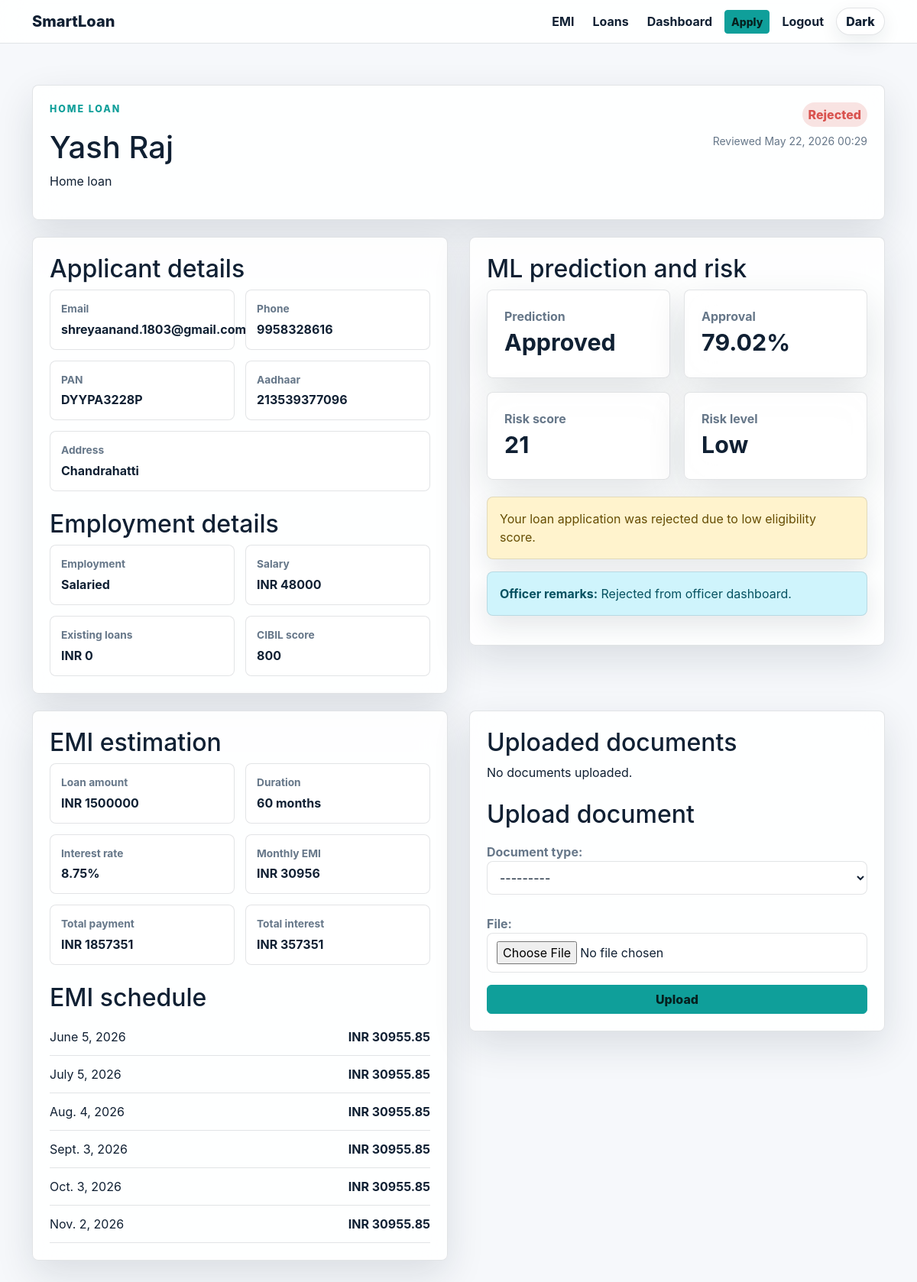
Screenshot of /loans/1/ (signed in) with the database file from the repository.
### api/models.py (models this page shows, shortened)
class LoanApplication(models.Model):
    class Status(models.TextChoices):
        DRAFT = "DRAFT", "Draft"
        SUBMITTED = "SUBMITTED", "Submitted"
        UNDER_REVIEW = "UNDER_REVIEW", "Under Review"
        APPROVED = "APPROVED", "Approved"
        REJECTED = "REJECTED", "Rejected"
        DISBURSED = "DISBURSED", "Disbursed"
        CLOSED = "CLOSED", "Closed"
    class EmploymentType(models.TextChoices):
        SALARIED = "SALARIED", "Salaried"
        SELF_EMPLOYED = "SELF_EMPLOYED", "Self employed"
        STUDENT = "STUDENT", "Student"
        BUSINESS = "BUSINESS", "Business"
        UNEMPLOYED = "UNEMPLOYED", "Unemployed"
    applicant = models.ForeignKey(User, on_delete=models.CASCADE, related_name="loan_applications")
    loan_type = models.ForeignKey(LoanType, on_delete=models.PROTECT, related_name="applications")
    full_name = models.CharField(max_length=150)
    email = models.EmailField()
    phone = models.CharField(max_length=15)
    pan_number = models.CharField(
        max_length=10,
        validators=[RegexValidator(r"^[A-Z]{5}[0-9]{4}[A-Z]$", "Enter a valid PAN number.")],
    )
    aadhaar_number = models.CharField(
        max_length=12,
        validators=[RegexValidator(r"^[0-9]{12}$", "Enter a valid Aadhaar number.")],
    )
    address = models.TextField()
    salary = models.DecimalField(max_digits=12, decimal_places=2, validators=[MinValueValidator(Decimal("0"))])
    employment_type = models.CharField(max_length=20, choices=EmploymentType.choices)
    existing_loans = models.DecimalField(max_digits=12, decimal_places=2, default=0)
    cibil_score = models.PositiveIntegerField(validators=[MinValueValidator(300), MaxValueValidator(900)])
    loan_amount = models.DecimalField(max_digits=12, decimal_places=2, validators=[MinValueValidator(Decimal("10000"))])
    loan_duration_months = models.PositiveIntegerField(validators=[MinValueValidator(6), MaxValueValidator(360)])
    purpose = models.TextField()
    status = models.CharField(max_length=20, choices=Status.choices, default=Status.SUBMITTED)
    prediction_label = models.CharField(max_length=20, blank=True)
    approval_probability = models.FloatField(default=0)
    risk_score = models.PositiveIntegerField(default=0)
    risk_level = models.CharField(max_length=20, blank=True)
    rejection_reason = models.TextField(blank=True)
    officer_remarks = models.TextField(blank=True)
    reviewed_by = models.ForeignKey(User, null=True, blank=True, on_delete=models.SET_NULL, related_name="reviewed_applications")
    reviewed_at = models.DateTimeField(null=True, blank=True)
    created_at = models.DateTimeField(auto_now_add=True)
    updated_at = models.DateTimeField(auto_now=True)
    class Meta:
        ordering = ["-created_at"]

class LoanType(models.Model):
    name = models.CharField(max_length=80, unique=True)
    min_amount = models.DecimalField(max_digits=12, decimal_places=2, default=50000)
    max_amount = models.DecimalField(max_digits=12, decimal_places=2, default=5000000)
    base_interest_rate = models.DecimalField(max_digits=5, decimal_places=2, default=10.50)
    max_duration_months = models.PositiveIntegerField(default=84)
    description = models.TextField(blank=True)

class EMIRecord(models.Model):
    application = models.ForeignKey(LoanApplication, on_delete=models.CASCADE, related_name="emi_schedule")
    due_date = models.DateField()
    principal_component = models.DecimalField(max_digits=12, decimal_places=2)
    interest_component = models.DecimalField(max_digits=12, decimal_places=2)
    amount_due = models.DecimalField(max_digits=12, decimal_places=2)
    is_paid = models.BooleanField(default=False)
    class Meta:
        ordering = ["due_date"]

### api/views.py (the view)
# urls.py: path("loans/<int:pk>/", views.loan_detail_view, name="loan_detail"),
@login_required
@require_http_methods(["GET", "POST"])
def loan_detail_view(request, pk):
    application = get_object_or_404(
        LoanApplication.objects.select_related("loan_type", "applicant", "reviewed_by"),
        pk=pk,
    )
    is_officer = request.user.role == User.Role.LOAN_OFFICER
    if not is_officer and application.applicant != request.user:
        return redirect("dashboard")
    if request.method == "POST" and not is_officer:
        if is_finalized(application):
            messages.error(
                request, "Documents cannot be uploaded after application finalization."
            )
            return redirect("loan_detail", pk=pk)
        form = DocumentUploadForm(request.POST, request.FILES)
        if form.is_valid():
            document = form.save(commit=False)
            document.application = application
            document.save()
            messages.success(request, "Document uploaded for verification.")
            return redirect("loan_detail", pk=pk)
    else:
        form = DocumentUploadForm()
    monthly_emi = emi_amount(
        application.loan_amount,
        application.loan_type.base_interest_rate,
        application.loan_duration_months,
    )
    total_payment = monthly_emi * application.loan_duration_months
    context = {
        "application": application,
        "form": form,
        "is_officer_view": is_officer,
        "review_form": LoanReviewForm(initial={"decision": "APPROVED"}),
        "document_form": DocumentVerificationForm(),
        "emi_estimate": {
            "monthly": monthly_emi,
            "total": total_payment,
            "interest": total_payment - application.loan_amount,
        },
    }
    return render(request, "loan_detail.html", context)

### api/forms.py (shortened to what this page needs)
class DocumentUploadForm(forms.ModelForm):
    class Meta:
        model = Document
        fields = ["document_type", "file"]

class LoanReviewForm(forms.ModelForm):
    decision = forms.ChoiceField(
        choices=[("APPROVED", "Approve"), ("REJECTED", "Reject")],
        widget=forms.RadioSelect,
    )
    class Meta:
        model = LoanApplication
        fields = ["decision", "officer_remarks", "rejection_reason"]
        widgets = {
            "officer_remarks": forms.Textarea(attrs={"rows": 4, "placeholder": "Add review notes for the customer and audit trail."}),
            "rejection_reason": forms.Textarea(attrs={"rows": 3, "placeholder": "Required when rejecting an application."}),
        }

### api/services.py (called while the page is built)
def emi_amount(principal, annual_rate, months):
    principal = Decimal(principal)
    monthly_rate = Decimal(annual_rate) / Decimal(1200)
    if monthly_rate == 0:
        return principal / Decimal(months)
    factor = (1 + monthly_rate) ** months
    return principal * monthly_rate * factor / (factor - 1)

### templates/loan_detail.html (shortened to what this page needs)
{% extends "base.html" %}
{% block content %}
<section class="form-page">
  <div class="container detail-page">
    <div class="detail-hero panel">
      <div>
        <p class="eyebrow">{{ application.loan_type.name }}</p>
        <h1>{{ application.full_name }}</h1>
        <p>{{ application.purpose }}</p>
      </div>
      <div class="status-stack">
        <span class="status status-{{ application.status|lower }}">{% if application.status == 'UNDER_REVIEW' %}Pending Review{% else %}{{ application.get_status_display }}{% endif %}</span>
        {% if application.reviewed_at %}<small>Reviewed {{ application.reviewed_at|date:"M d, Y H:i" }}</small>{% endif %}
      </div>
    </div>
    <div class="detail-grid align-start">
      <div class="panel">
        <h2>Applicant details</h2>
        <div class="info-grid">
          <div><span>Email</span><strong>{{ application.email }}</strong></div>
          <div><span>Phone</span><strong>{{ application.phone }}</strong></div>
          <div><span>PAN</span><strong>{{ application.pan_number }}</strong></div>
          <div><span>Aadhaar</span><strong>{{ application.aadhaar_number }}</strong></div>
          <div class="wide"><span>Address</span><strong>{{ application.address }}</strong></div>
        </div>
        <h2 class="mt-4">Employment details</h2>
        <div class="info-grid">
          <div><span>Employment</span><strong>{{ application.get_employment_type_display }}</strong></div>
          <div><span>Salary</span><strong>INR {{ application.salary|floatformat:0 }}</strong></div>
          <div><span>Existing loans</span><strong>INR {{ application.existing_loans|floatformat:0 }}</strong></div>
          <div><span>CIBIL score</span><strong>{{ application.cibil_score }}</strong></div>
        </div>
      </div>
      <div class="panel">
        <h2>ML prediction and risk</h2>
        <div class="metric-grid compact">
          <div class="metric-card"><span>Prediction</span><strong>{{ application.prediction_label|default:"Pending" }}</strong></div>
          <div class="metric-card"><span>Approval</span><strong>{{ application.approval_probability }}%</strong></div>
          <div class="metric-card"><span>Risk score</span><strong>{{ application.risk_score }}</strong></div>
          <div class="metric-card"><span>Risk level</span><strong>{{ application.risk_level }}</strong></div>
        </div>
        {% if application.rejection_reason %}<div class="alert alert-warning mt-3">{{ application.rejection_reason }}</div>{% endif %}
        {% if application.officer_remarks %}<div class="alert alert-info mt-3"><strong>Officer remarks:</strong> {{ application.officer_remarks }}</div>{% endif %}
      </div>
    </div>
    <div class="detail-grid align-start">
      <div class="panel">
        <h2>EMI estimation</h2>
        <div class="info-grid">
          <div><span>Loan amount</span><strong>INR {{ application.loan_amount|floatformat:0 }}</strong></div>
          <div><span>Duration</span><strong>{{ application.loan_duration_months }} months</strong></div>
          <div><span>Interest rate</span><strong>{{ application.loan_type.base_interest_rate }}%</strong></div>
          <div><span>Monthly EMI</span><strong>INR {{ emi_estimate.monthly|floatformat:0 }}</strong></div>
          <div><span>Total payment</span><strong>INR {{ emi_estimate.total|floatformat:0 }}</strong></div>
          <div><span>Total interest</span><strong>INR {{ emi_estimate.interest|floatformat:0 }}</strong></div>
        </div>
        <h2 class="mt-4">EMI schedule</h2>
        {% for emi in application.emi_schedule.all|slice:":6" %}
          <div class="mini-row"><span>{{ emi.due_date }}</span><strong>INR {{ emi.amount_due }}</strong></div>
        {% empty %}<p>EMI schedule appears after approval.</p>{% endfor %}
      </div>
      <div class="panel">
        <h2>Uploaded documents</h2>
        {% for doc in application.documents.all %}
          <div class="document-row">
            <div><strong>{{ doc.get_document_type_display }}</strong><span>{{ doc.get_status_display }}</span></div>
            <a href="{{ doc.file.url }}" target="_blank" rel="noopener">Open</a>
            {% if is_officer_view %}
            {% if doc.status == 'PENDING' %}
            <form method="post" action="{% url 'verify_document' doc.pk %}" class="document-form">
              {% csrf_token %}
              <select name="status" class="form-select">
                <option value="PENDING" {% if doc.status == 'PENDING' %}selected{% endif %}> Pending </option>
                <option value="VERIFIED"> Verified </option>
                <option value="REJECTED"> Rejected </option>
              </select>
              <input name="remarks"
                  class="form-control"
                  value="{{ doc.remarks }}"
                  placeholder="Remarks">
              <button class="btn btn-sm btn-outline-primary"> Save </button>
            </form>
            {% else %}
            <div class="finalized-doc-status">
              <span class="badge {% if doc.status == 'VERIFIED' %}bg-success{% else %}bg-danger{% endif %}">
                {{ doc.get_status_display }}
              </span>
              <small> Document verification finalized </small>
            </div>
{% endif %}
{% endif %}
          </div>
        {% empty %}<p>No documents uploaded.</p>{% endfor %}
        {% if not is_officer_view %}
          <h2 class="mt-4">Upload document</h2>
          <form method="post" enctype="multipart/form-data">
            {{ form.as_p }}
            <button class="btn btn-primary w-100">Upload</button>
          </form>
        {% endif %}
      </div>
    </div>
  </div>
</section>
{% endblock %}

### static/css/styles.css (style rules this page uses)
:root { color-scheme: light; --bg: #f6f8fb; --surface: #ffffff; --panel: rgba(255, 255, 255, 0.88); --panel-solid: #ffffff; --text: #102033; --muted: #667789; --primary: #0f9f9a; --primary-strong: #087c7a; --accent: #f5b84b; --blue: #4267d5; --danger: #d9534f; --line: rgba(16, 32, 51, 0.12); --shadow: 0 18px 50px rgba(16, 32, 51, 0.12); --shadow-hover: 0 22px 60px rgba(15, 159, 154, 0.2); }
* { box-sizing: border-box; }
html { scroll-behavior: smooth; }
body { margin: 0; font-family: Inter, ui-sans-serif, system-ui, -apple-system, BlinkMacSystemFont, "Segoe UI", sans-serif; background: var(--bg); color: var(--text); transition: background-color 180ms ease, color 180ms ease; }
body, .glass-nav, .panel, .loan-card, .metric-card, .auth-card, .sidebar, .accordion-item, .table, input, select, textarea { transition: background-color 180ms ease, border-color 180ms ease, color 180ms ease, box-shadow 180ms ease, transform 180ms ease; }
.btn-primary { background: var(--primary); border-color: var(--primary); color: #06201f; font-weight: 800; }
.hero-grid, .calc-grid, .detail-grid, .dash-grid, .faq-grid { display: grid; grid-template-columns: repeat(2, minmax(0, 1fr)); gap: 28px; align-items: center; }
.hero-terminal, .panel, .auth-card, .loan-card, .metric-card { background: var(--panel); color: var(--text); border: 1px solid var(--line); border-radius: 8px; box-shadow: var(--shadow); backdrop-filter: blur(18px); }
.mini-row { display: flex; justify-content: space-between; gap: 12px; padding: 12px 0; border-bottom: 1px solid var(--line); }
.eyebrow { color: var(--primary); text-transform: uppercase; font-size: 0.78rem; font-weight: 800; letter-spacing: 0.12rem; }
.loan-grid, .feature-grid, .metric-grid, .tips-grid { display: grid; grid-template-columns: repeat(3, minmax(0, 1fr)); gap: 18px; }
.loan-card, .metric-card, .panel { padding: 22px; }
.panel label, .form-field label { margin-top: 10px; font-weight: 700; color: var(--muted); }
.form-control, .form-select, input, select, textarea { width: 100%; border: 1px solid var(--line); border-radius: 8px; padding: 10px 12px; background: var(--panel-solid); color: var(--text); }
.auth-wrap, .form-page { min-height: calc(100vh - 68px); padding: 54px 0; display: grid; align-items: start; }
.metric-grid { grid-template-columns: repeat(4, minmax(0, 1fr)); margin-bottom: 22px; }
.metric-grid.compact { grid-template-columns: repeat(2, minmax(0, 1fr)); }
.metric-card span { display: block; color: var(--muted); font-weight: 700; }
.metric-card strong { font-size: 1.9rem; }
.status { padding: 4px 8px; border-radius: 999px; background: color-mix(in srgb, var(--primary) 14%, transparent); color: var(--primary-strong); font-weight: 800; }
.wide { grid-column: 1 / -1; }
.alert { border-radius: 8px; border: 1px solid var(--line); box-shadow: 0 14px 32px rgba(16, 32, 51, 0.1); }
.align-start { align-items: start; }
.detail-page { display: grid; gap: 22px; }
.detail-hero { display: flex; justify-content: space-between; gap: 18px; align-items: flex-start; }
.status-stack { display: grid; justify-items: end; gap: 8px; color: var(--muted); }
.info-grid { display: grid; grid-template-columns: repeat(2, minmax(0, 1fr)); gap: 14px; }
.info-grid div { border: 1px solid var(--line); border-radius: 8px; padding: 14px; background: var(--panel-solid); }
.info-grid span, .document-row span { display: block; color: var(--muted); font-size: 0.86rem; font-weight: 700; margin-bottom: 4px; }
.status-rejected { background: color-mix(in srgb, var(--danger) 16%, transparent); color: var(--danger); }

### rows the page displays
LoanApplication: loan_type.name "HOME LOAN", full_name "Yash Raj", purpose "Home loan", status "Rejected", reviewed_at "May 22, 2026 00:29", email "shreyaanand.1803@gmail.com", phone "9958328616", pan_number "DYYPA3228P", aadhaar_number "213539377096", address "Chandrahatti", employment_type "Salaried", salary "48000", existing_loans "0", cibil_score "800", prediction_label "Approved", approval_probability "79.02", risk_score "21", risk_level "Low", rejection_reason "Your loan application was rejected due to low eligibility score.", officer_remarks "Rejected from officer dashboard.", loan_amount "1500000", loan_duration_months "60", loan_type.base_interest_rate "8.75"
EMIRecord: due_date "June 5, 2026", amount_due "30955.85"
EMIRecord: due_date "July 5, 2026", amount_due "30955.85"
EMIRecord: due_date "Aug. 4, 2026", amount_due "30955.85"
EMIRecord: due_date "Sept. 3, 2026", amount_due "30955.85"
EMIRecord: due_date "Oct. 3, 2026", amount_due "30955.85"
EMIRecord: due_date "Nov. 2, 2026", amount_due "30955.85"

### other values shown
{{ emi_estimate.monthly|floatformat:0 }} "30956"
{{ emi_estimate.total|floatformat:0 }} "1857351"
{{ emi_estimate.interest|floatformat:0 }} "357351"
